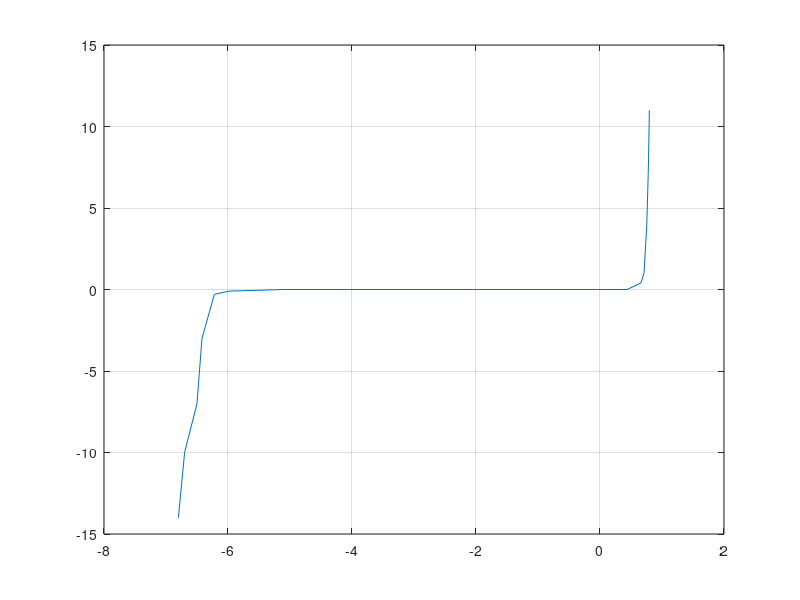

Write MATLAB code to recreate this figure.

clear all;

x = [-6.8 -6.7 -6.5  -6.42 -6.22 -5.99  -5.1 -4.06 -3 -2.06 .273 .437 .66 .71 .755 .777 .783 .796];
y = [-14 -10 -7 -3 -0.3  -.1 0 0 0 0 0  0 .4 1 4 7 8 11];
plot(x,y,'-');

grid on
